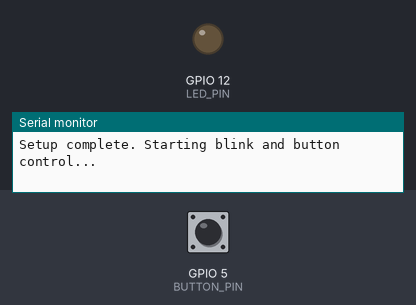
A program run on a simulated ESP32. Shown: output pins drawn as LEDs (lit = HIGH), the last lines printed to the serial monitor. Inputs (shaded band) come from the test bench; at power-on: GPIO 5 (BUTTON_PIN) HIGH.

Above: at 1.2 s.
1.3 s: GPIO 5 (BUTTON_PIN) pulled LOW for 0.15 s
At 1.7 s:
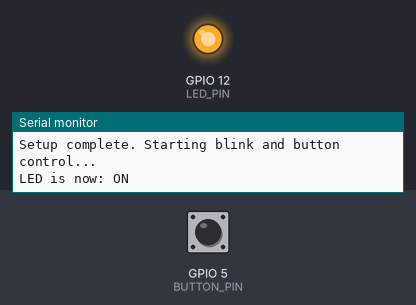
2.9 s: GPIO 5 (BUTTON_PIN) pulled LOW for 1 s
At 4.1 s:
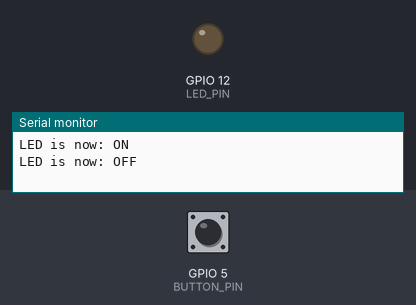
5.4 s: GPIO 5 (BUTTON_PIN) pulled LOW for 3.2 s
At 6.0 s:
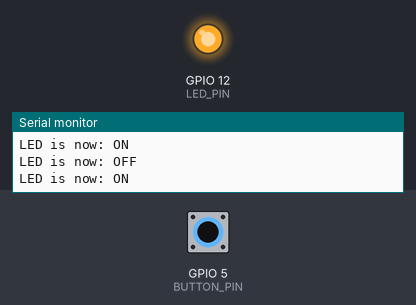
Timing chart, 0 to 8.4 s (numbered marks = the images above; inputs shaded):
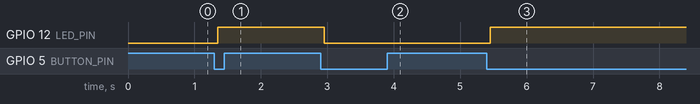

Measured:
- after the input at 1.3 s, GPIO 12 (LED_PIN): LOW → HIGH after 0.05 s
- after the input at 2.9 s, GPIO 12 (LED_PIN): HIGH → LOW after 0.05 s
- after the input at 5.4 s, GPIO 12 (LED_PIN): LOW → HIGH after 0.05 s

The program:

main.cpp
```cpp
#include <Arduino.h>

const int LED_PIN = 12;
const int BUTTON_PIN = 5;

// Variables for debounce
int buttonState = HIGH;
int lastButtonReading = HIGH;
unsigned long lastDebounceTime = 0;
const unsigned long debounceDelay = 50; // ms

bool ledState = LOW;

void setup() {
  pinMode(LED_PIN, OUTPUT);
  digitalWrite(LED_PIN, LOW);
  pinMode(BUTTON_PIN, INPUT_PULLUP);

  // Initialize serial communication
  Serial.begin(115200);
  while (!Serial) {}
  Serial.println("Setup complete. Starting blink and button control...");
}

void loop() {
  unsigned long currentMillis = millis();

  int reading = digitalRead(BUTTON_PIN);
  if (reading != lastButtonReading) {
    lastDebounceTime = currentMillis;
  }
  if ((currentMillis - lastDebounceTime) > debounceDelay) {
    if (reading != buttonState) {
      buttonState = reading;
      if (buttonState == LOW) {
        ledState = !ledState;
        digitalWrite(LED_PIN, ledState);
        Serial.print("LED is now: ");
        Serial.println(ledState ? "ON" : "OFF");
      }
    }
  }
  lastButtonReading = reading;
}
```
